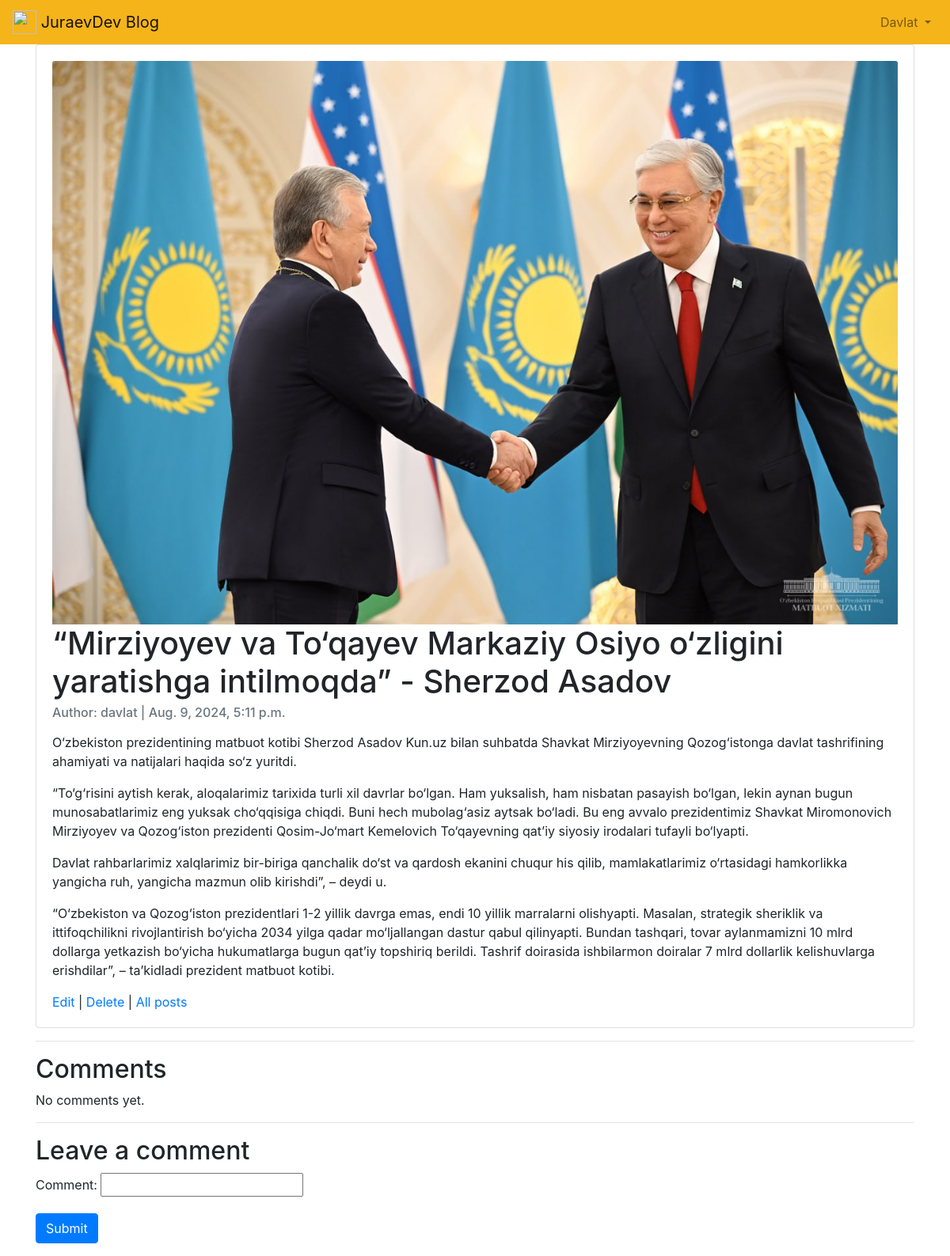
Page /articles/4/detail/ (signed in) on the committed database.
### accounts/models.py (models this page shows)
class CustomUser(AbstractUser):
    age = models.PositiveIntegerField(null=True, blank=True)

### articles/models.py (models this page shows, shortened)
class Article(models.Model):
    title = models.CharField(max_length=255)
    summary = models.CharField(max_length=400, blank=True)
    body = RichTextField()
    photo = models.ImageField(upload_to='images/', blank=True)
    date = models.DateTimeField(auto_now_add=True)
    author = models.ForeignKey(
        get_user_model(),
        on_delete=models.CASCADE,
    )

### articles/views.py (the view, shortened to what this page needs)
# urls.py: path('<int:pk>/detail/', ArticleDetailView.as_view(), name='article_detail'),
class ArticleDetailView(DetailView):
    model = Article
    template_name = 'article_detail.html'
    context_object_name = 'article'
    def get_context_data(self, **kwargs):
        data = super().get_context_data(**kwargs)
        comments = Comment.objects.filter(article=self.get_object())
        data['comments'] = comments
        if self.request.user.is_authenticated:
            data['comment_form'] = CommentForm()
        return data

### articles/forms.py
class CommentForm(forms.ModelForm):
    class Meta:
        model = Comment
        fields = ('comment',)

### templates/article_detail.html (shortened to what this page needs)
{% extends 'base.html' %}
{% block content %}
    <div class="card" >
      <div class="card-body">
          {%  if object.photo %}
            <img class="card-img-top" src="{{ object.photo.url }}" alt="{{ object.title }}">
          {% endif %}
          <h1 class="card-title">{{ object.title }}</h1>
          <h6 class="card-subtitle mb-2 text-muted">Author: {{ object.author }} | {{ object.date }}</h6>
          <p class="card-text">{{ object.body | safe }}</p>
          <a href="{% url 'article_edit' article.pk %}">Edit</a> |
          <a href="{% url 'article_delete' article.pk %}">Delete</a> |
          <a href="{% url 'article_list' %}">All posts</a>
      </div>
    </div>
    <hr>
    <h2>Comments</h2>
    <div class="comments">
        {% for comment in comments %}
            <div class="card mb-2">
                <div class="card-body">
                    <p class="card-text">{{ comment.comment }}</p>
                    <h6 class="card-subtitle mb-2 text-muted">Author: {{ comment.author }} | {{ comment.date }}</h6>
                </div>
            </div>
        {% empty %}
            <p>No comments yet.</p>
        {% endfor %}
    </div>
    {% if user.is_authenticated %}
        <hr>
        <h2>Leave a comment</h2>
        <form method="post">
            {{ comment_form.as_p }}
            <button type="submit" class="btn btn-primary">Submit</button>
        </form>
    {% else %}
        <p>You must be <a href="{% url 'login' %}">logged in</a> to leave a comment.</p>
    {% endif %}
</div>
{% endblock content %}

### templates/base.html (shortened to what this page needs)
<!DOCTYPE html>
<html lang="en">
<head>
    <link rel="stylesheet" href="https://cdn.jsdelivr.net/npm/bootstrap@4.5.3/dist/css/bootstrap.min.css">
</head>
<body>
    <nav class="navbar navbar-expand-lg navbar-light" style="background-color: #f4b41a;">
        <a class="navbar-brand" href="{% url 'home' %}">
        <img src="#" alt="" width="30" height="30" class="d-inline-block align-top">
        JuraevDev Blog
        </a>
        <div class="collapse navbar-collapse" id="navbarSupportedContent">
            {% if user.is_authenticated %}
          <ul class="navbar-nav ml-auto">
            <li class="nav-item">
              <a class="nav-link dropdown-toggle" href="#"
              id="navbarDropdown" role="button" data-toggle="dropdown"
              aria-haspopup="true" aria-expanded="false">
                {{ user.username | title }}
              </a>
            </li>
          </ul>
          {% else %}
          <form class="form-inline ml-auto">
            <a href="{% url 'login' %}" class="btn btn-outline-light">Log in</a>
            <a href="{% url 'signup' %}" class="btn btn-primary ml-2">Sign up</a>
          </form>
          {% endif %}
        </div>
      </nav>
    <main>
        <div class="container">
        {% block content %}
        {% endblock content %}
    </main>
</body>
</html>

### rows in the picture
CustomUser: username "Davlat"
Article: photo (picture), title "“Mirziyoyev va To‘qayev Markaziy Osiyo o‘zligini yaratishga intilmoqda” - Sherzod Asadov", author "davlat", date "Aug. 9, 2024, 5:11 p.m.", body "O‘zbekiston prezidentining matbuot kotibi Sherzod Asadov Kun.uz bilan suhbatda Shavkat Mirziyoyevning Qozog‘istonga davlat tashrifining ahamiyati va natijalari haqida so‘z yuritdi. “To‘g‘risini aytish kerak, aloqalarimiz tarixida turli xil davrlar bo‘lgan. Ham yuksalish, ham nisbatan pasayish bo‘lgan, lekin aynan bugun munosabatlarimiz eng yuksak cho‘qqisiga chiqdi. Buni hech mubolag‘asiz aytsak bo‘ladi. Bu eng avvalo prezidentimiz Shavkat Miromonovich Mirziyoyev va Qozog‘iston prezidenti Qosim-Jo‘mart Kemelovich To‘qayevning qat’iy siyosiy irodalari tufayli bo‘lyapti. Davlat rahbarlarimiz xalqlarimiz bir-biriga qanchalik do‘st va qardosh ekanini chuqur his qilib, mamlakatlarimiz…"
